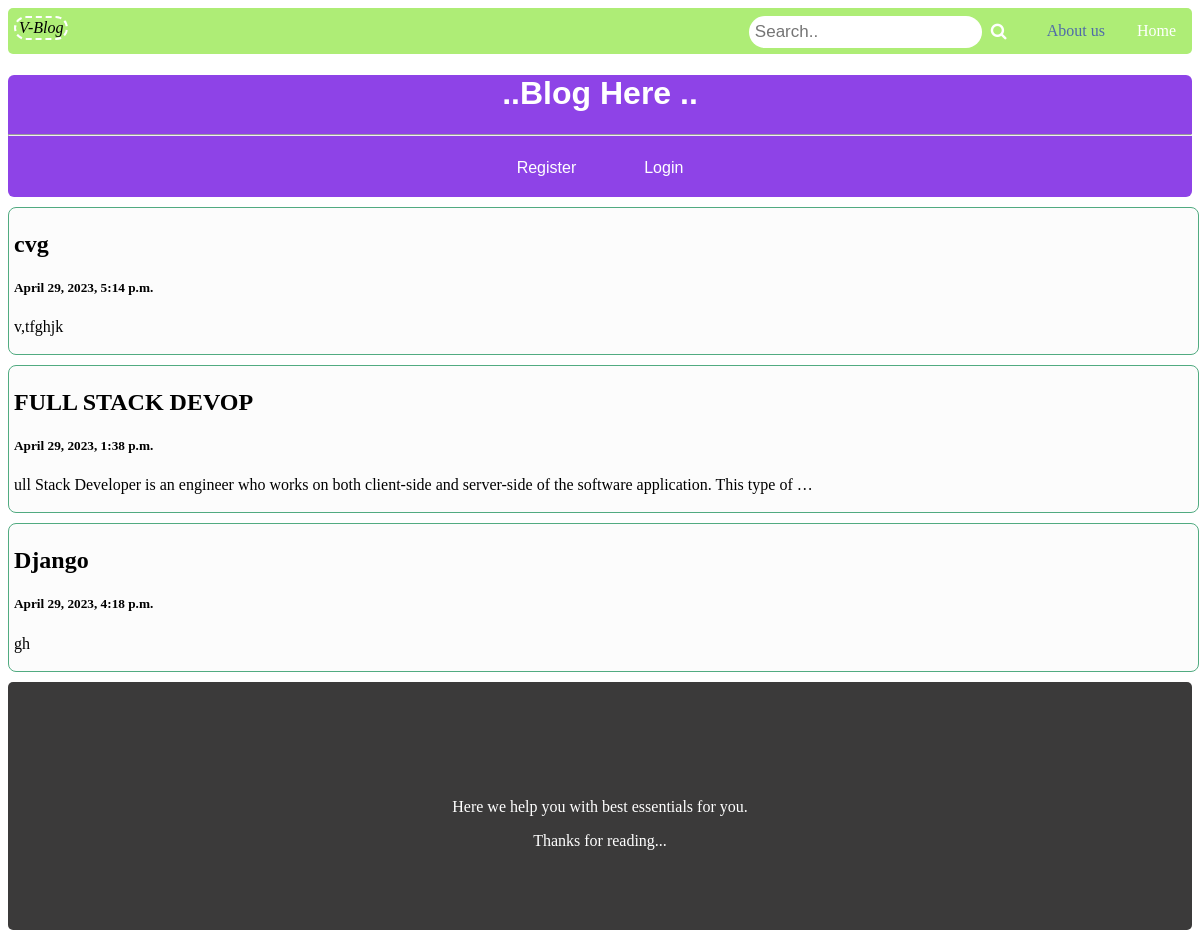
The page / on the database its author committed.
### blogpost/models.py (models this page shows, shortened)
class posts(models.Model):
    title = models.CharField(max_length=100)
    body = RichTextField(blank=True,null=True,max_length=100000)
    author = models.ForeignKey(User,default=1, on_delete=models.CASCADE)
    created = models.DateTimeField(default=datetime.now, blank=True)
    likes = models.ManyToManyField(User, related_name='blog_posts')

### blogpost/views.py (the view)
# urls.py: path('',views.index,name='index'),
def index(request):
    post = posts.objects.all()
    username = request.user.username
    return render(request, 'index.html',{'post':post,'username':username})

### templates/index.html (shortened to what this page needs)
<!DOCTYPE html>
<html lang="en">
<head>
    <link rel="stylesheet" href="https://cdnjs.cloudflare.com/ajax/libs/font-awesome/4.7.0/css/font-awesome.min.css">
</head>
<body>
    <nav class="topnav">
        <ul>
            <li><a href="#" class="active">Home</a></li>
            <li><a href="#about">About us</a></li>
            <li class="search-container"><form method="GET" action="search">
                <input type="text" placeholder="Search.." name="search">
                <button type="submit"><i class="fa fa-search"></i></button>
              </form></li>
              <li class="navbar-brand">V-Blog</li>
          </ul>
    </nav>
    <div class="heading">
        <h1>..Blog Here
            ..</h1>
        <hr>
        {% if user.is_authenticated %}
        <a href="logout"><button>Logout</button></a>
        <a href="ad"><button>Add Blog</button></a>
        {% else %}
        <a href="register"><button>Register</button></a>
        <a href="login"><button>Login</button></a>
        {% endif %}
    </div>
    {% for p in post %}
    <div class="box">
       <a style="text-decoration: none; color: black;" href="/post/{{p.id}}">
        <h2>{{p.title}}</h2>
        <h5>{{p.created}}</h5>
        <p>{{p.body|truncatewords:20}}</p>
       </a>
    </div>
    {% endfor %}
    <footer id="foot">
        <p id="about">Here we help you with best essentials for you.</p>
        Thanks for reading...
    </footer>
</body>
</html>

### templates/index.html (style rules this page uses)
body { background: white; }
.heading { text-align: center; padding-bottom: 5px; background-color: #8e43e7; border-radius: 6px; }
.heading h1 { color: white; font-family: 'Franklin Gothic Medium', 'Arial Narrow', Arial, sans-serif; animation-name: ex; animation-duration: 4s; }
.box { border: 1px solid rgb(81, 171, 129); border-radius: 8px; width: 100%; padding-left: 5px; padding-top: 3px; padding-right: 0; padding-bottom: 2px; background: rgb(252, 252, 252); margin: 10px 0 10px 0; transition: all; }
ul { list-style-type: none; margin: 0; padding: 0; overflow: hidden; background-color: #aeed76; border-radius: 5px; }
li { float: right; }
ul .navbar-brand { float: left; color: black; padding: 1px 3px; margin: 8px 6px; font-style: italic; font-family: cursive; border: 2px dashed white; border-radius: 16px; }
li a { display: block; color: rgb(79, 106, 169); text-align: center; padding: 14px 16px; text-decoration: none; }
li input { float: center; padding: 6px; border: none; margin-top: 8px; margin-right: 1px; font-size: 17px; border-radius: 16px; }
.topnav .search-container button { float: right; padding: 6px 8px; margin-top: 8px; margin-right: 16px; background: transparent; font-size: 17px; border: none; cursor: pointer; }
.active { color: white; }
button { background-color: transparent; border: none; padding: 15px 32px; text-align: center; font-size: 16px; color: white; }
footer { background-color: #3b3a3a; color: white; text-align: center; padding: 100px 0px 80px 0px; border-radius: 5px; }

### rows shown on the page
posts: title "cvg", created "April 29, 2023, 5:14 p.m.", body "v,tfghjk"
posts: title "FULL STACK DEVOP", created "April 29, 2023, 1:38 p.m.", body "ull Stack Developer is an engineer who works on both client-side and server-side of the software application. This type of …"
posts: title "Django", created "April 29, 2023, 4:18 p.m.", body "gh"
